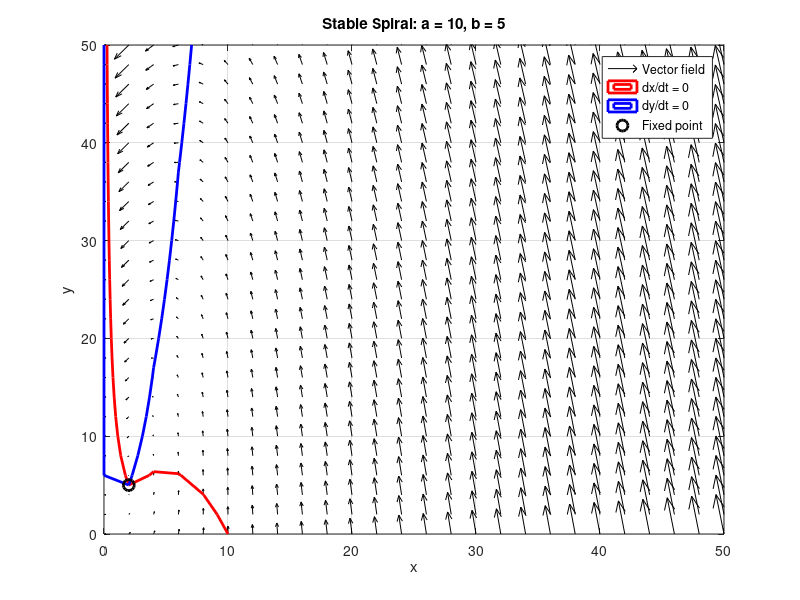

Write MATLAB code to recreate this figure.
a = 10;
b = 5;
x_fp = a / 5;
y_fp = 1 + x_fp^2;

[x, y] = meshgrid(0:2:50, 0:2:50);

dx = a - x - (4.*x.*y) ./ (1 + x.^2);
dy = b.*x .* (1 - y ./ (1 + x.^2));

figure;
quiver(x, y, dx, dy, 'k', 'AutoScale', 'on', 'AutoScaleFactor', 1.5); hold on;
contour(x, y, dx, [0 0], 'r', 'LineWidth', 2); % dx/dt = 0
contour(x, y, dy, [0 0], 'b', 'LineWidth', 2); % dy/dt = 0
plot(x_fp, y_fp, 'ko', 'MarkerSize', 8, 'LineWidth', 2); % fixed point

xlabel('x'); ylabel('y');
title('Stable Spiral: a = 10, b = 5');
legend('Vector field', 'dx/dt = 0', 'dy/dt = 0', 'Fixed point');
axis([0 50 0 50]); grid on;
